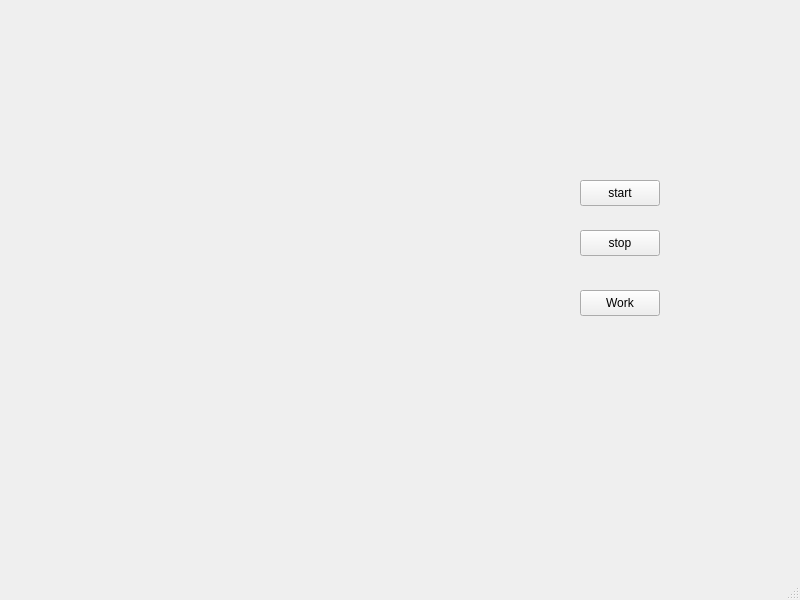
<?xml version="1.0" encoding="UTF-8"?>
<ui version="4.0">
 <class>MainWindow</class>
 <widget class="QMainWindow" name="MainWindow">
  <property name="geometry">
   <rect>
    <x>0</x>
    <y>0</y>
    <width>800</width>
    <height>600</height>
   </rect>
  </property>
  <property name="windowTitle">
   <string>MainWindow</string>
  </property>
  <widget class="QWidget" name="centralwidget">
   <widget class="QPushButton" name="startBtn">
    <property name="geometry">
     <rect>
      <x>580</x>
      <y>180</y>
      <width>80</width>
      <height>26</height>
     </rect>
    </property>
    <property name="text">
     <string>start</string>
    </property>
   </widget>
   <widget class="QPushButton" name="stopBtn">
    <property name="geometry">
     <rect>
      <x>580</x>
      <y>230</y>
      <width>80</width>
      <height>26</height>
     </rect>
    </property>
    <property name="text">
     <string>stop</string>
    </property>
   </widget>
   <widget class="QPushButton" name="workBtn">
    <property name="geometry">
     <rect>
      <x>580</x>
      <y>290</y>
      <width>80</width>
      <height>26</height>
     </rect>
    </property>
    <property name="text">
     <string>Work</string>
    </property>
   </widget>
  </widget>
  <widget class="QMenuBar" name="menubar">
   <property name="geometry">
    <rect>
     <x>0</x>
     <y>0</y>
     <width>800</width>
     <height>23</height>
    </rect>
   </property>
  </widget>
  <widget class="QStatusBar" name="statusbar"/>
 </widget>
 <resources/>
 <connections/>
</ui>
